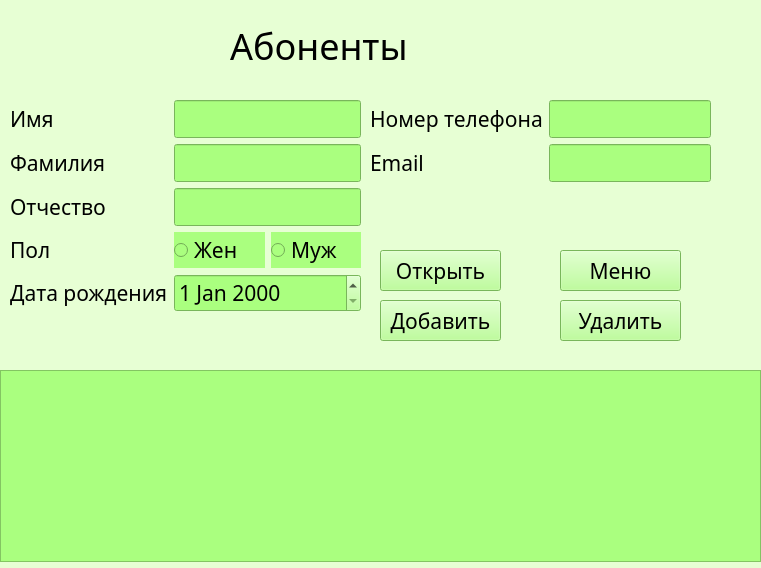
<?xml version="1.0" encoding="UTF-8"?>
<ui version="4.0">
 <class>client</class>
 <widget class="QWidget" name="client">
  <property name="geometry">
   <rect>
    <x>0</x>
    <y>0</y>
    <width>761</width>
    <height>568</height>
   </rect>
  </property>
  <property name="windowTitle">
   <string>Form</string>
  </property>
  <property name="styleSheet">
   <string notr="true">background-color: rgb(231, 255, 212);</string>
  </property>
  <widget class="QWidget" name="layoutWidget">
   <property name="geometry">
    <rect>
     <x>10</x>
     <y>100</y>
     <width>351</width>
     <height>261</height>
    </rect>
   </property>
   <layout class="QFormLayout" name="formLayout">
    <item row="1" column="0">
     <widget class="QLabel" name="label_imia">
      <property name="font">
       <font>
        <family>Cascadia Mono Light</family>
        <pointsize>16</pointsize>
       </font>
      </property>
      <property name="text">
       <string>Имя</string>
      </property>
     </widget>
    </item>
    <item row="1" column="1">
     <widget class="QLineEdit" name="lineEdit_Imia">
      <property name="font">
       <font>
        <family>Cascadia Mono Light</family>
        <pointsize>16</pointsize>
       </font>
      </property>
      <property name="styleSheet">
       <string notr="true">background-color: rgb(170, 255, 127);</string>
      </property>
     </widget>
    </item>
    <item row="2" column="0">
     <widget class="QLabel" name="label_familia">
      <property name="font">
       <font>
        <family>Cascadia Mono Light</family>
        <pointsize>16</pointsize>
       </font>
      </property>
      <property name="text">
       <string>Фамилия</string>
      </property>
     </widget>
    </item>
    <item row="2" column="1">
     <widget class="QLineEdit" name="lineEdit_Familia">
      <property name="font">
       <font>
        <family>Cascadia Mono Light</family>
        <pointsize>16</pointsize>
       </font>
      </property>
      <property name="styleSheet">
       <string notr="true">background-color: rgb(170, 255, 127);</string>
      </property>
     </widget>
    </item>
    <item row="3" column="0">
     <widget class="QLabel" name="label_otchestvo">
      <property name="font">
       <font>
        <family>Cascadia Mono Light</family>
        <pointsize>16</pointsize>
       </font>
      </property>
      <property name="text">
       <string>Отчество</string>
      </property>
     </widget>
    </item>
    <item row="3" column="1">
     <widget class="QLineEdit" name="lineEdit_Otchestvo">
      <property name="font">
       <font>
        <family>Cascadia Mono Light</family>
        <pointsize>16</pointsize>
       </font>
      </property>
      <property name="styleSheet">
       <string notr="true">background-color: rgb(170, 255, 127);</string>
      </property>
     </widget>
    </item>
    <item row="5" column="0">
     <widget class="QLabel" name="label_pol">
      <property name="font">
       <font>
        <family>Cascadia Mono Light</family>
        <pointsize>16</pointsize>
       </font>
      </property>
      <property name="text">
       <string>Пол</string>
      </property>
     </widget>
    </item>
    <item row="5" column="1">
     <layout class="QHBoxLayout" name="horizontalLayout">
      <item>
       <widget class="QRadioButton" name="radioButton_female">
        <property name="font">
         <font>
          <family>Cascadia Mono Light</family>
          <pointsize>16</pointsize>
         </font>
        </property>
        <property name="styleSheet">
         <string notr="true">background-color: rgb(170, 255, 127);</string>
        </property>
        <property name="text">
         <string>Жен</string>
        </property>
       </widget>
      </item>
      <item>
       <widget class="QRadioButton" name="radioButton_male">
        <property name="font">
         <font>
          <family>Cascadia Mono Light</family>
          <pointsize>16</pointsize>
         </font>
        </property>
        <property name="styleSheet">
         <string notr="true">background-color: rgb(170, 255, 127);</string>
        </property>
        <property name="text">
         <string>Муж</string>
        </property>
       </widget>
      </item>
     </layout>
    </item>
    <item row="6" column="0">
     <widget class="QLabel" name="label_dataRozhdenia">
      <property name="font">
       <font>
        <family>Cascadia Mono Light</family>
        <pointsize>16</pointsize>
       </font>
      </property>
      <property name="text">
       <string>Дата рождения</string>
      </property>
     </widget>
    </item>
    <item row="6" column="1">
     <widget class="QDateEdit" name="dateEdit_DataRoxh">
      <property name="font">
       <font>
        <family>Cascadia Mono Light</family>
        <pointsize>16</pointsize>
       </font>
      </property>
      <property name="styleSheet">
       <string notr="true">background-color: rgb(170, 255, 127);</string>
      </property>
     </widget>
    </item>
   </layout>
  </widget>
  <widget class="QLabel" name="label_avtorizazia">
   <property name="geometry">
    <rect>
     <x>230</x>
     <y>20</y>
     <width>241</width>
     <height>51</height>
    </rect>
   </property>
   <property name="font">
    <font>
     <family>Cascadia Mono Light</family>
     <pointsize>27</pointsize>
     <weight>50</weight>
     <italic>false</italic>
     <bold>false</bold>
     <kerning>true</kerning>
    </font>
   </property>
   <property name="styleSheet">
    <string notr="true"/>
   </property>
   <property name="text">
    <string>Абоненты</string>
   </property>
  </widget>
  <widget class="QWidget" name="layoutWidget_2">
   <property name="geometry">
    <rect>
     <x>370</x>
     <y>100</y>
     <width>341</width>
     <height>131</height>
    </rect>
   </property>
   <layout class="QFormLayout" name="formLayout_2">
    <item row="1" column="0">
     <widget class="QLabel" name="label_nomerTelefona">
      <property name="font">
       <font>
        <family>Cascadia Mono Light</family>
        <pointsize>16</pointsize>
       </font>
      </property>
      <property name="text">
       <string>Номер телефона</string>
      </property>
     </widget>
    </item>
    <item row="1" column="1">
     <widget class="QLineEdit" name="lineEdit_telefon">
      <property name="font">
       <font>
        <family>Cascadia Mono Light</family>
        <pointsize>16</pointsize>
       </font>
      </property>
      <property name="styleSheet">
       <string notr="true">background-color: rgb(170, 255, 127);</string>
      </property>
     </widget>
    </item>
    <item row="2" column="0">
     <widget class="QLabel" name="label_Email">
      <property name="font">
       <font>
        <family>Cascadia Mono Light</family>
        <pointsize>16</pointsize>
       </font>
      </property>
      <property name="text">
       <string>Email</string>
      </property>
     </widget>
    </item>
    <item row="2" column="1">
     <widget class="QLineEdit" name="lineEdit_email">
      <property name="font">
       <font>
        <family>Cascadia Mono Light</family>
        <pointsize>16</pointsize>
       </font>
      </property>
      <property name="styleSheet">
       <string notr="true">background-color: rgb(170, 255, 127);</string>
      </property>
     </widget>
    </item>
   </layout>
  </widget>
  <widget class="QTableWidget" name="tableWidget">
   <property name="geometry">
    <rect>
     <x>0</x>
     <y>370</y>
     <width>761</width>
     <height>192</height>
    </rect>
   </property>
   <property name="styleSheet">
    <string notr="true">background-color: rgb(170, 255, 127);</string>
   </property>
  </widget>
  <widget class="QPushButton" name="pushButton_delete">
   <property name="geometry">
    <rect>
     <x>560</x>
     <y>300</y>
     <width>121</width>
     <height>41</height>
    </rect>
   </property>
   <property name="font">
    <font>
     <family>Cascadia Mono Light</family>
     <pointsize>16</pointsize>
    </font>
   </property>
   <property name="styleSheet">
    <string notr="true">background-color: rgb(170, 255, 127);</string>
   </property>
   <property name="text">
    <string>Удалить</string>
   </property>
  </widget>
  <widget class="QPushButton" name="pushButton_insert">
   <property name="geometry">
    <rect>
     <x>380</x>
     <y>300</y>
     <width>121</width>
     <height>41</height>
    </rect>
   </property>
   <property name="font">
    <font>
     <family>Cascadia Mono Light</family>
     <pointsize>16</pointsize>
    </font>
   </property>
   <property name="styleSheet">
    <string notr="true">background-color: rgb(170, 255, 127);</string>
   </property>
   <property name="text">
    <string>Добавить</string>
   </property>
  </widget>
  <widget class="QPushButton" name="pushButton_open">
   <property name="geometry">
    <rect>
     <x>380</x>
     <y>250</y>
     <width>121</width>
     <height>41</height>
    </rect>
   </property>
   <property name="font">
    <font>
     <family>Cascadia Mono Light</family>
     <pointsize>16</pointsize>
    </font>
   </property>
   <property name="styleSheet">
    <string notr="true">background-color: rgb(170, 255, 127);</string>
   </property>
   <property name="text">
    <string>Открыть</string>
   </property>
  </widget>
  <widget class="QPushButton" name="pushButton_menu">
   <property name="geometry">
    <rect>
     <x>560</x>
     <y>250</y>
     <width>121</width>
     <height>41</height>
    </rect>
   </property>
   <property name="font">
    <font>
     <family>Cascadia Mono Light</family>
     <pointsize>16</pointsize>
    </font>
   </property>
   <property name="styleSheet">
    <string notr="true">background-color: rgb(170, 255, 127);</string>
   </property>
   <property name="text">
    <string>Меню</string>
   </property>
  </widget>
 </widget>
 <resources/>
 <connections/>
</ui>
